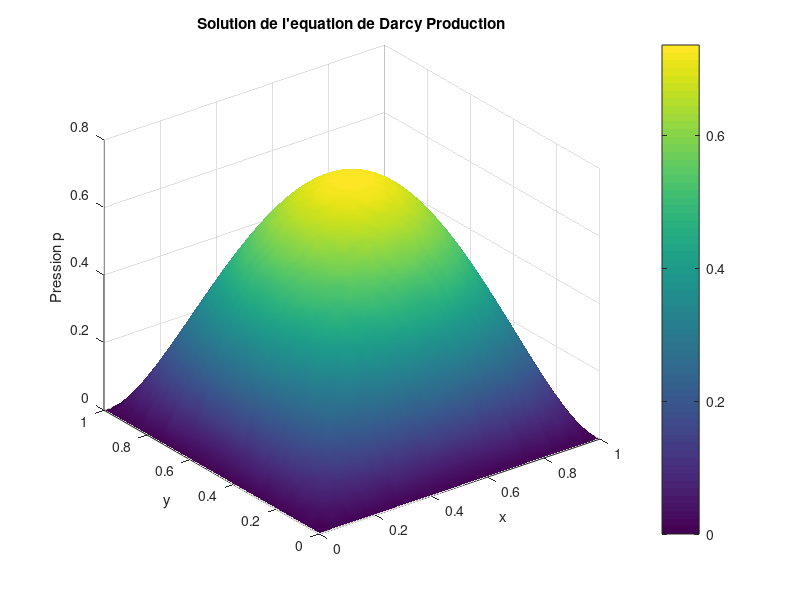

Source code (MATLAB):
% Résolution de l'équation de Darcy 2D par la méthode des différences finies
% -div(k grad(p)) = f

clear; clc;

% Paramètres physiques
L = 1.0;        % Longueur du domaine
k = 1.0;        % Perméabilité constante
f_val = -10.0;  

% Discrétisation
Nx = 50; Ny = 50;
hx = L / (Nx - 1);
hy = L / (Ny - 1);

% Création des matrices
N = Nx * Ny;
A = sparse(N, N);
b = zeros(N, 1);

% Fonction index global
index = @(i,j) (j-1)*Nx + i;

for j = 1:Ny
    for i = 1:Nx
        idx = index(i,j);

        % Bord : Dirichlet p=0
        if i == 1 || i == Nx || j == 1 || j == Ny
            A(idx, idx) = 1;
            b(idx) = 0;
        else
            % Laplacien 5 points
            A(idx, index(i,j))   = -2*k/(hx^2) - 2*k/(hy^2);
            A(idx, index(i-1,j)) =  k/(hx^2);
            A(idx, index(i+1,j)) =  k/(hx^2);
            A(idx, index(i,j-1)) =  k/(hy^2);
            A(idx, index(i,j+1)) =  k/(hy^2);

            % Terme source 
            b(idx) = f_val;  % Production
        end
    end
end

% Résolution
p = A \ b;
P = reshape(p, [Nx, Ny]);

% Affichage
[X, Y] = meshgrid(0:hx:L, 0:hy:L);
figure;
surf(X, Y, P');
xlabel('x'); ylabel('y'); zlabel('Pression p');
title('Solution de l''equation de Darcy Production');
shading interp; colorbar;
saveas(gcf, 'ma_figure_Darcy_production_DF.png'); 
